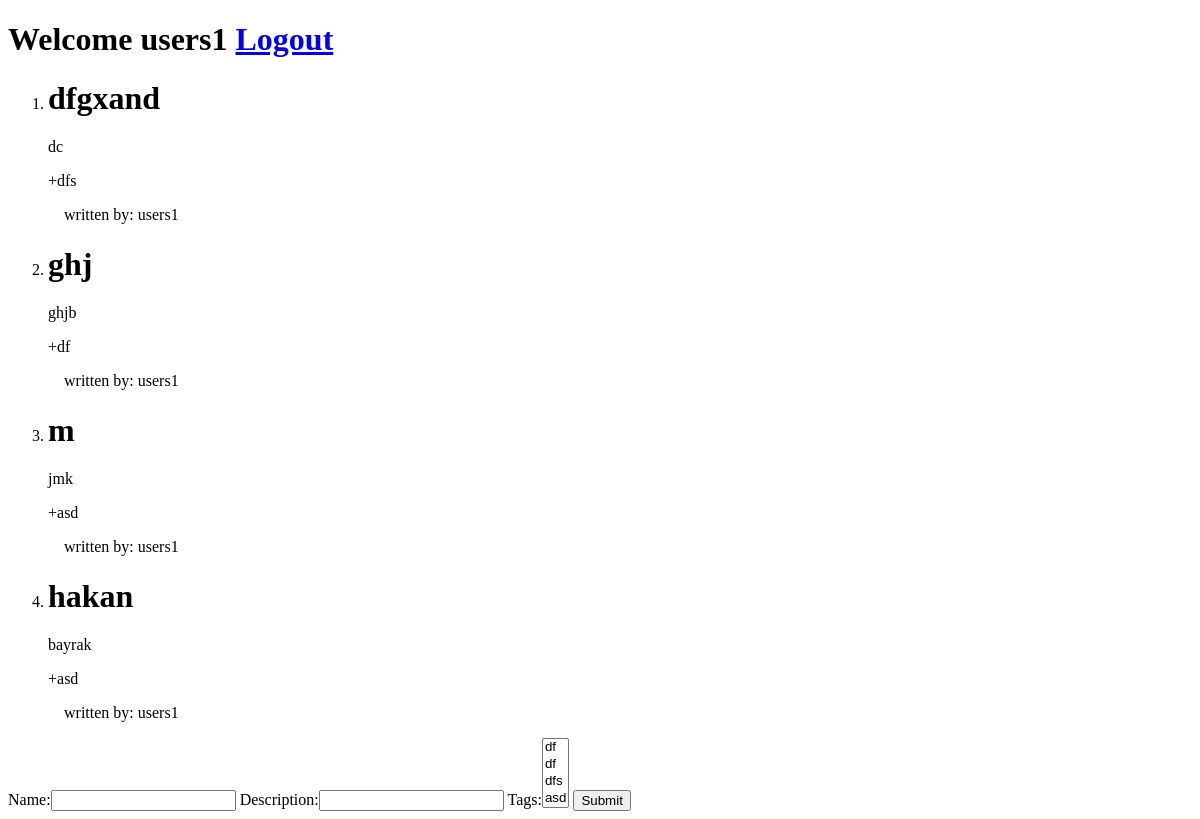
Page /blog/entries/ (signed in) on the earlier database version.
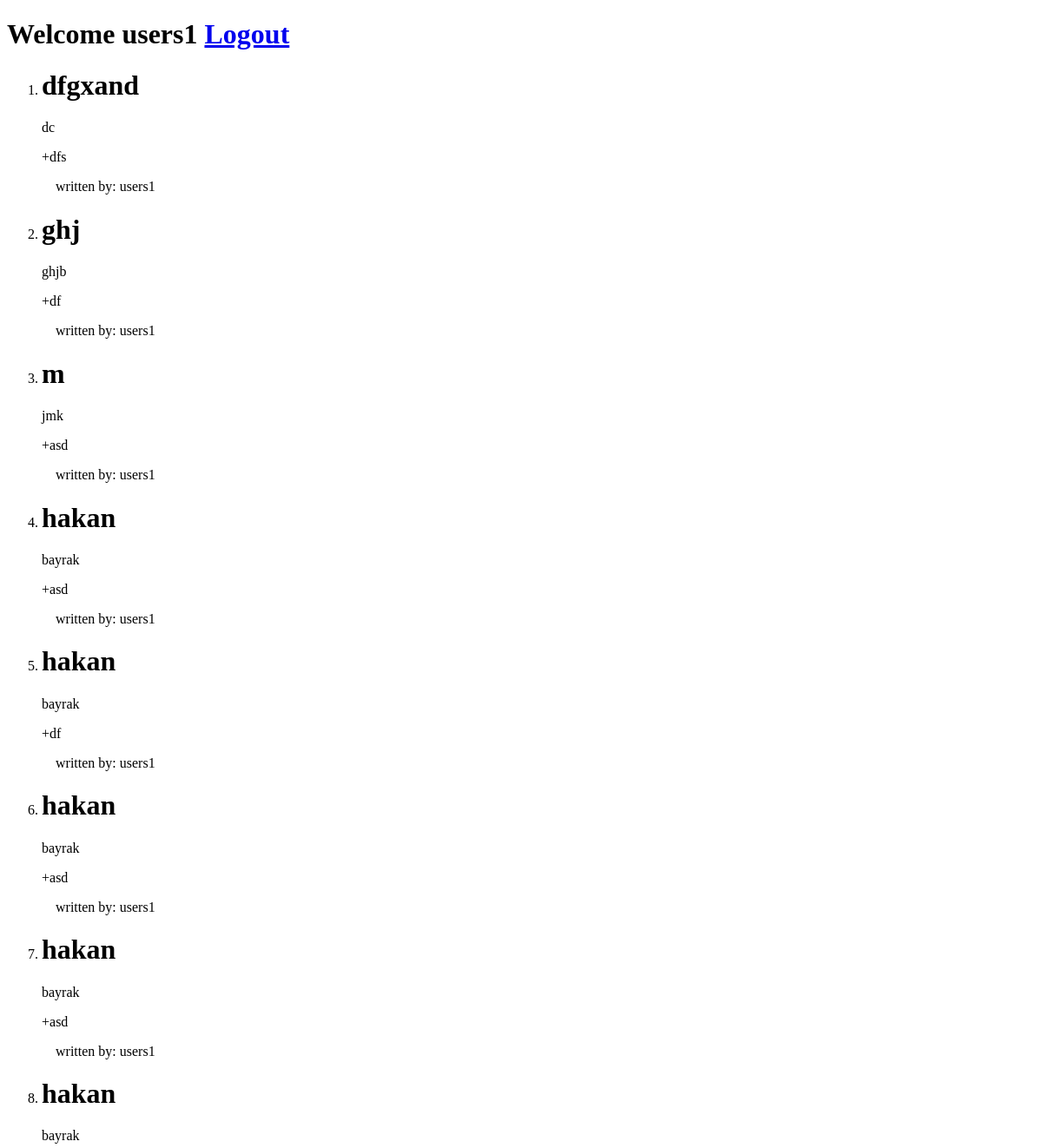
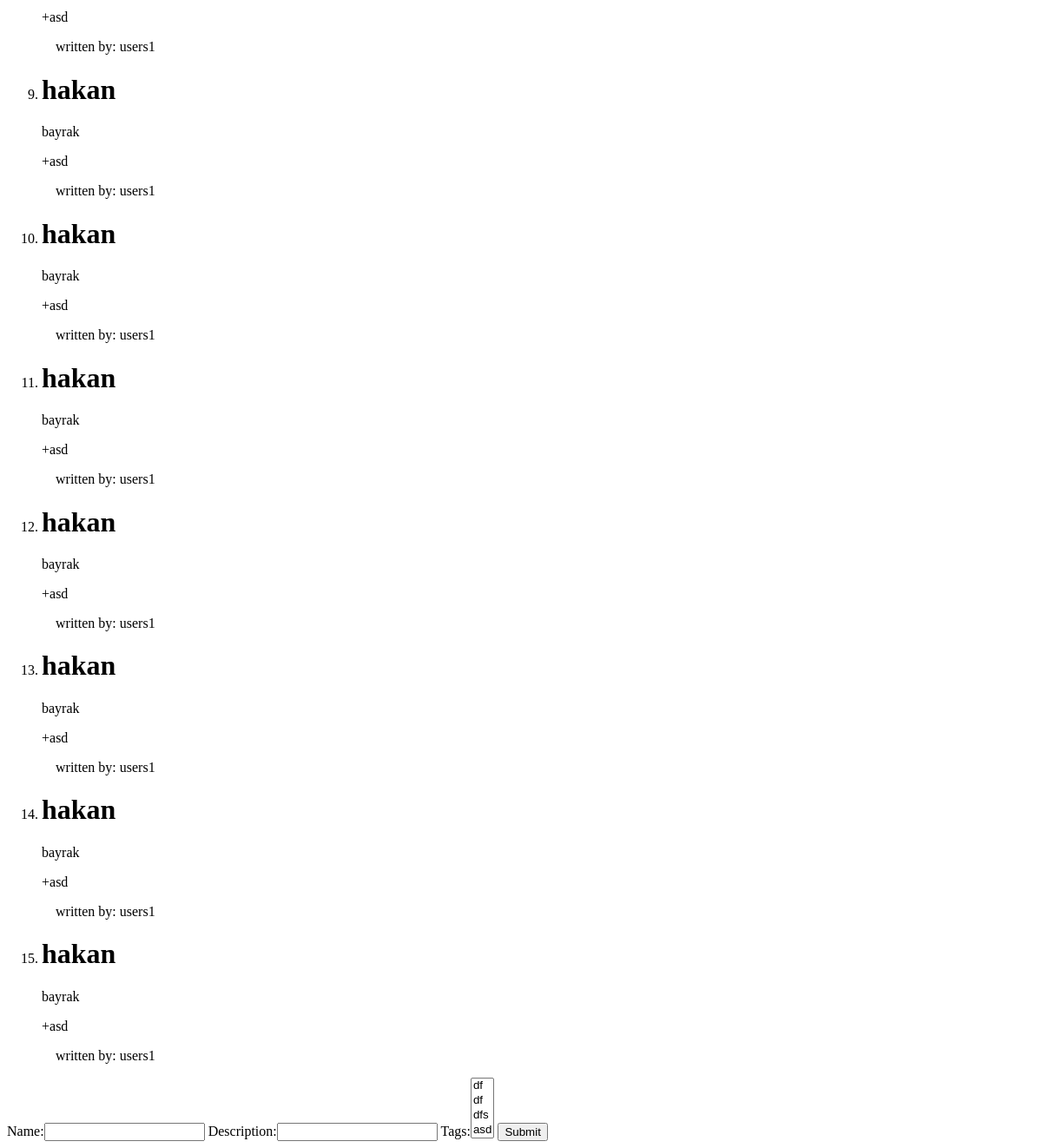
Same page on the later database version (2 pictures, top to bottom).
### myblog/models.py (models this page shows)
class Blog(models.Model):
    name = models.CharField(max_length=220)
    description = models.CharField(max_length=520)
    owner = models.ForeignKey(User)
    tags = models.ManyToManyField(Tag)

### tags/models.py (models this page shows)
class Tag(models.Model):
    name = models.CharField(max_length=50)
    def __str__(self):
        return self.name

### myblog/views.py (the view)
def show_blog(request):
    if request.method == "POST":
        form = BlogForm(request.POST)
        if form.is_valid():
            myblog = form.save(commit=False)
            myblog.owner = request.user
            myblog.save()
    elif request.method == "GET":
        form = BlogForm()
    return render(request, "my_entry.html", {"blogs": Blog.objects.filter(owner=request.user.id),
                                             "tags": Tag.objects.all(),
                                             "form": form})

### myblog/forms.py
class BlogForm(forms.ModelForm):
    class Meta:
        model = Blog
        fields = ["name", "description", "tags"]

### myblog/templates/my_entry.html (shortened to what this page needs)
<!DOCTYPE html>
<html lang="en">
<head>
</head>
<body>
{% if request.user.username %}
    <h1>Welcome {{ request.user.username }}  <a href="/users/logout">Logout</a></h1>
{% endif %}
<ol>
    {% for myblog in blogs %}
        <li>
            <h1>{{ myblog.name }}</h1>
            <p>{{ myblog.description }}</p>
            {% for tag in myblog.tags.all %}
                +{{ tag.name }}
            {% endfor  %}
            <p>&nbsp;&nbsp;&nbsp; written by: {{ myblog.owner.username }}</p>
        </li>
    {% endfor %}
</ol>
{% if form %}
    <form method="POST">
        {{ form }}
        <button type="submit">Submit</button>
    </form>
{% endif %}
</body>
</html>

Differences in the rows shown:
added Blog: name "hakan", description "bayrak", owner.username "users1", Tag (name "df")
added Blog: name "hakan", description "bayrak", owner.username "users1", Tag (name "asd")
added Blog: name "hakan", description "bayrak", owner.username "users1", Tag (name "asd")
added Blog: name "hakan", description "bayrak", owner.username "users1", Tag (name "asd")
added Blog: name "hakan", description "bayrak", owner.username "users1", Tag (name "asd")
added Blog: name "hakan", description "bayrak", owner.username "users1", Tag (name "asd")
added Blog: name "hakan", description "bayrak", owner.username "users1", Tag (name "asd")
added Blog: name "hakan", description "bayrak", owner.username "users1", Tag (name "asd")
added Blog: name "hakan", description "bayrak", owner.username "users1", Tag (name "asd")
added Blog: name "hakan", description "bayrak", owner.username "users1", Tag (name "asd")
added Blog: name "hakan", description "bayrak", owner.username "users1", Tag (name "asd")
